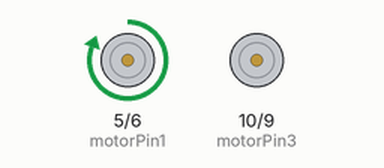
Simulated run of this sketch. Board: Arduino Uno, built with avr-gcc and run on an emulated ATmega328P. Shown: motor-driver pin pairs drawn as motors (green arrow = first pin HIGH = forward, orange = second pin HIGH = backward, longer = more drive).

Above: at 1.0 s.
At 3.0 s:
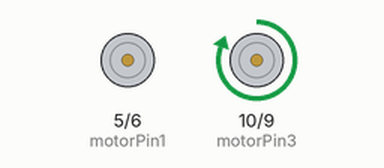
At 5.0 s:
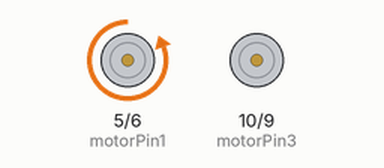
At 7.0 s:
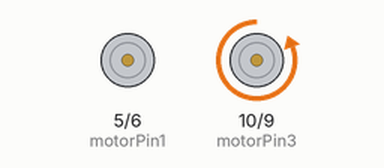
Timing chart, 0 to 10.4 s (numbered marks = the images above):
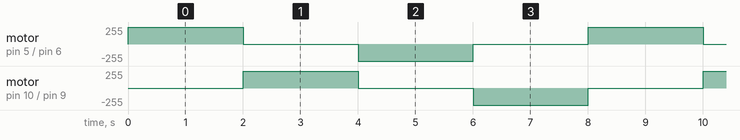

Measured:
- by itself, motor on pin 5 (motorPin1) / pin 6 (motorPin2), motor on pin 10 (motorPin3) / pin 9 (motorPin4): repeats every 8.0 s: stopped 2.0 s, backward 255/255 2.0 s, stopped 2.0 s, forward 255/255 2.0 s

The sketch:

robot_car.ino
```cpp
//L293D
//Motor A
const int motorPin1  = 5;  // Pin 14 of L293
const int motorPin2  = 6;  // Pin 10 of L293
//Motor B
const int motorPin3  = 10; // Pin  7 of L293
const int motorPin4  = 9;  // Pin  2 of L293

void turn_left_motor_clockwise(void);
void turn_left_motor_anticlockwise(void);


void turn_right_motor_clockwise(void);
void turn_right_motor_anticlockwise(void);
void stop_motors(void);
void init_motors(void);


//This will run only one time.
void setup(){

    init_motors();
}


void loop(){
  turn_left_motor_clockwise();
  turn_right_motor_clockwise();
  turn_left_motor_anticlockwise();
  turn_right_motor_anticlockwise();
}

void turn_left_motor_clockwise(void){
  //This code  will turn left motor  clockwise for 2 sec.
    digitalWrite(motorPin1, HIGH);
    digitalWrite(motorPin2, LOW);
    digitalWrite(motorPin3, LOW);
    digitalWrite(motorPin4, LOW);
    delay(2000);

}
void turn_left_motor_anticlockwise(void){
//This code will turn left Motor  counter-clockwise for 2 sec.
    digitalWrite(motorPin1, LOW);
    digitalWrite(motorPin2, HIGH);
    digitalWrite(motorPin3, LOW);
    digitalWrite(motorPin4, LOW);
    delay(2000);

}
void turn_right_motor_clockwise(void){
  //This code will turn  right Motor  clockwise for 2 sec.
    digitalWrite(motorPin1, LOW);
    digitalWrite(motorPin2, LOW);
    digitalWrite(motorPin3, HIGH);
    digitalWrite(motorPin4, LOW);
    delay(2000);


}
void turn_right_motor_anticlockwise(void){
//This code will turn right Motor  counter-clockwise for 2 sec.
    digitalWrite(motorPin1, LOW);
    digitalWrite(motorPin2, LOW);
    digitalWrite(motorPin3, LOW);
    digitalWrite(motorPin4, HIGH);
    delay(2000);

}

void init_motors(void){
  //Set pins as outputs
    pinMode(motorPin1, OUTPUT);
    pinMode(motorPin2, OUTPUT);
    pinMode(motorPin3, OUTPUT);
    pinMode(motorPin4, OUTPUT);
}
 void stop_motors(void){
    digitalWrite(motorPin1, LOW);
    digitalWrite(motorPin2, LOW);
    digitalWrite(motorPin3, LOW);
    digitalWrite(motorPin4, LOW);
 }
```
